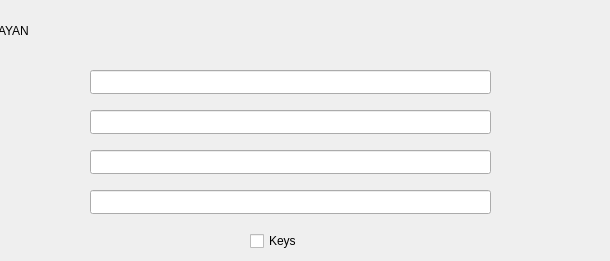
        <widget class="QWidget" name="page_13">
         <widget class="QLineEdit" name="bayanCount_lineEdit_4">
          <property name="geometry">
           <rect>
            <x>90</x>
            <y>110</y>
            <width>401</width>
            <height>24</height>
           </rect>
          </property>
         </widget>
         <widget class="QLineEdit" name="bayanPrice_lineEdit_4">
          <property name="geometry">
           <rect>
            <x>90</x>
            <y>150</y>
            <width>401</width>
            <height>24</height>
           </rect>
          </property>
         </widget>
         <widget class="QLineEdit" name="bayanModel_lineEdit_4">
          <property name="geometry">
           <rect>
            <x>90</x>
            <y>70</y>
            <width>401</width>
            <height>24</height>
           </rect>
          </property>
         </widget>
         <widget class="QLineEdit" name="bayanMaterial_lineEdit_4">
          <property name="geometry">
           <rect>
            <x>90</x>
            <y>190</y>
            <width>401</width>
            <height>24</height>
           </rect>
          </property>
         </widget>
         <widget class="QLabel" name="bayanName_label_4">
          <property name="geometry">
           <rect>
            <x>-10</x>
            <y>0</y>
            <width>601</width>
            <height>61</height>
           </rect>
          </property>
          <property name="text">
           <string>BAYAN</string>
          </property>
         </widget>
         <widget class="QCheckBox" name="bayanSticks_checkBox_4">
          <property name="geometry">
           <rect>
            <x>250</x>
            <y>230</y>
            <width>78</width>
            <height>22</height>
           </rect>
          </property>
          <property name="text">
           <string>Keys</string>
          </property>
         </widget>
        </widget>
